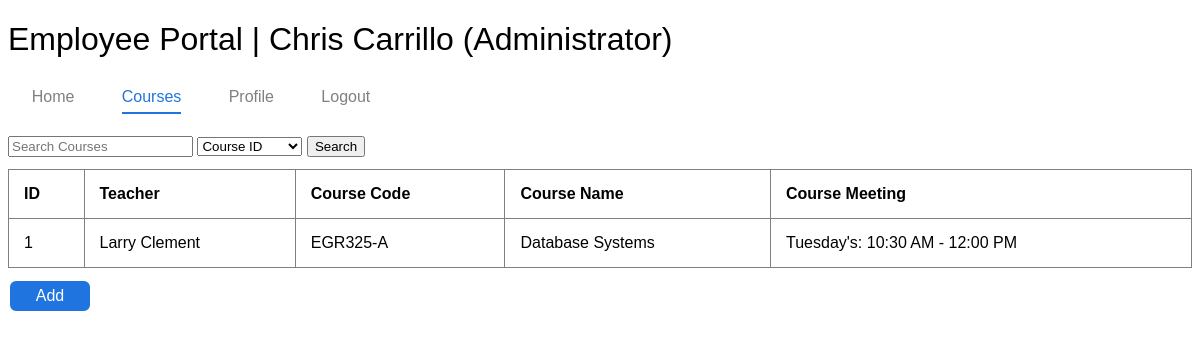
The page /courses/index.php (signed in) on the database its author committed.
### tables this page shows
CREATE TABLE IF NOT EXISTS
	Course
    (
		CourseID int NOT NULL AUTO_INCREMENT,
        CourseCode varchar(6) NOT NULL,
        CourseName varchar(50) NOT NULL,
        SectionID int NOT NULL,
        MeetingID int NOT NULL,
        CONSTRAINT Course_PK PRIMARY KEY (CourseID),
        CONSTRAINT MeetingID_FK FOREIGN KEY (MeetingID) REFERENCES Meeting(MeetingID)
    );

CREATE TABLE IF NOT EXISTS
	Employee
	(
		EmployeeID int NOT NULL AUTO_INCREMENT,
        EmployeeFirstName varchar(50) NOT NULL,
        EmployeeLastName varchar(50) NOT NULL,
        EmployeeUsername varchar(30) NOT NULL,
        EmployeePassword varchar(30) NOT NULL,
        EmployeeType int(1) NOT NULL,
        EmployeeDateAdded timestamp NOT NULL,
        CONSTRAINT Employee_PK PRIMARY KEY (EmployeeID),
        CONSTRAINT UC_Username UNIQUE (EmployeeUsername)
	);

CREATE TABLE IF NOT EXISTS
	Section
    (
		SectionID int NOT NULL AUTO_INCREMENT,
        SectionLetter char NOT NULL,
        TeacherID int NOT NULL,
        CONSTRAINT Section_PK PRIMARY KEY (SectionID),
        CONSTRAINT SectionTeacherID_FK FOREIGN KEY (TeacherID) REFERENCES Teacher(TeacherID)
    );

CREATE TABLE IF NOT EXISTS
	Meeting
    (
		MeetingID int NOT NULL AUTO_INCREMENT,
        MeetingStartTime time NOT NULL,
        MeetingEndTime time NOT NULL,
        MeetingDay varchar(8) NOT NULL,
        CONSTRAINT Meeting_PK PRIMARY KEY (MeetingID)
    );

### php/functions.php (the view, shortened to what this page needs)
    <?php
    function viewCourses($search=FALSE, $type="Course.CourseCode", $searchText="") {
        if ($_SESSION["type"] != 2) {
            $sql = "SELECT
                        Course.CourseID,
                        Course.CourseCode,
                        Course.CourseName,
                        Section.SectionID,
                        Section.SectionLetter,
                        Employee.EmployeeID,
                        Employee.EmployeeFirstName,
                        Employee.EmployeeLastName,
                        Meeting.MeetingID,
                        Meeting.MeetingStartTime,
                        Meeting.MeetingEndTime,
                        Meeting.MeetingDay
                    FROM
                        Course
					INNER JOIN
						Section
					ON
						Course.SectionID = Section.SectionID
					INNER JOIN
						Employee
					ON
						Section.TeacherID = Employee.EmployeeID
					INNER JOIN
						Meeting
					ON
						Course.MeetingID = Meeting.MeetingID
                    WHERE
                        $type LIKE '%$searchText%'
                    ORDER BY $type";
        }
        if (!($stmt = $GLOBALS['db']->prepare($sql))) {
            print "Prepare failed: (" . $GLOBALS['db']->errno . ")" . $GLOBALS['db']->error;
        }
        if (!$stmt->execute()){
            print "Execute failed: (" . $stmt->errno .")" . $stmt->error;
        }
        $result = $stmt->get_result();
?>
        <table>
            <tr>
                <th>ID</th>
<?php
        if ($_SESSION["type"] != 2) {
?>
                <th>Teacher</th>
<?php
        }
?>
                <th>Course Code</th>
                <th>Course Name</th>
                <th>Course Meeting</th>
            </tr>
<?php
        while ($row = $result->fetch_assoc()) {
?>
            <tr class="courseRow" data-href="../course/index.php?id=<?= $row["CourseID"] ?>&code=<?= $row["CourseCode"] ?>&name=<?= $row["CourseName"] ?>&meeting=<?= $row["MeetingID"] ?>&teacher=<?= $row["EmployeeID"] ?>&sectionID=<?= $row["SectionID"] ?>&sectionLetter=<?= $row["SectionLetter"] ?>" title="Edit Course (<?= $row["CourseCode"] . " " . $row["CourseName"] ?>)">
                <td><?= $row["CourseID"] ?></td>
<?php
            if ($_SESSION["type"] != 2) {
?>
                <td><?= $row["EmployeeFirstName"] . " " . $row["EmployeeLastName"] ?></td>
<?php
            }
?>
                <td><?= $row["CourseCode"] . "-" . $row["SectionLetter"] ?></td>
                <td><?= $row["CourseName"] ?></td>
                <td><?php print $row["MeetingDay"] . "'s: " . date_format(date_create($row["MeetingStartTime"]), 'h:i A') . " - " . date_format(date_create($row["MeetingEndTime"]), 'h:i A') ?></td>
            </tr>
<?php
        }
?>
        </table>
    <?php
    }
?>

### styles/style.css (style rules this page uses)
body { font-family: "Helvetica", "Verdana", "Arial", sans-serif; }
#content table { border-collapse: collapse; width: 100%; margin: 1% 0%; }
#content table, td, th { border: 1px solid #808080; text-align: left; }
#content th, td { padding: 15px; }
.studentRow, .courseRow { cursor: pointer; }

### rows shown on the page
course: CourseID "1", employee.EmployeeFirstName "Larry", employee.EmployeeLastName "Clement", CourseCode "EGR325", SectionID.SectionLetter "A", CourseName "Database Systems", MeetingID.MeetingDay "Tuesday", MeetingID.MeetingStartTime "10:30 AM", MeetingID.MeetingEndTime "12:00 PM"

### other values the page prints
$_SESSION["firstName"] "Chris"
$_SESSION["lastName"] "Carrillo"
getEmployeeType() "Administrator"
